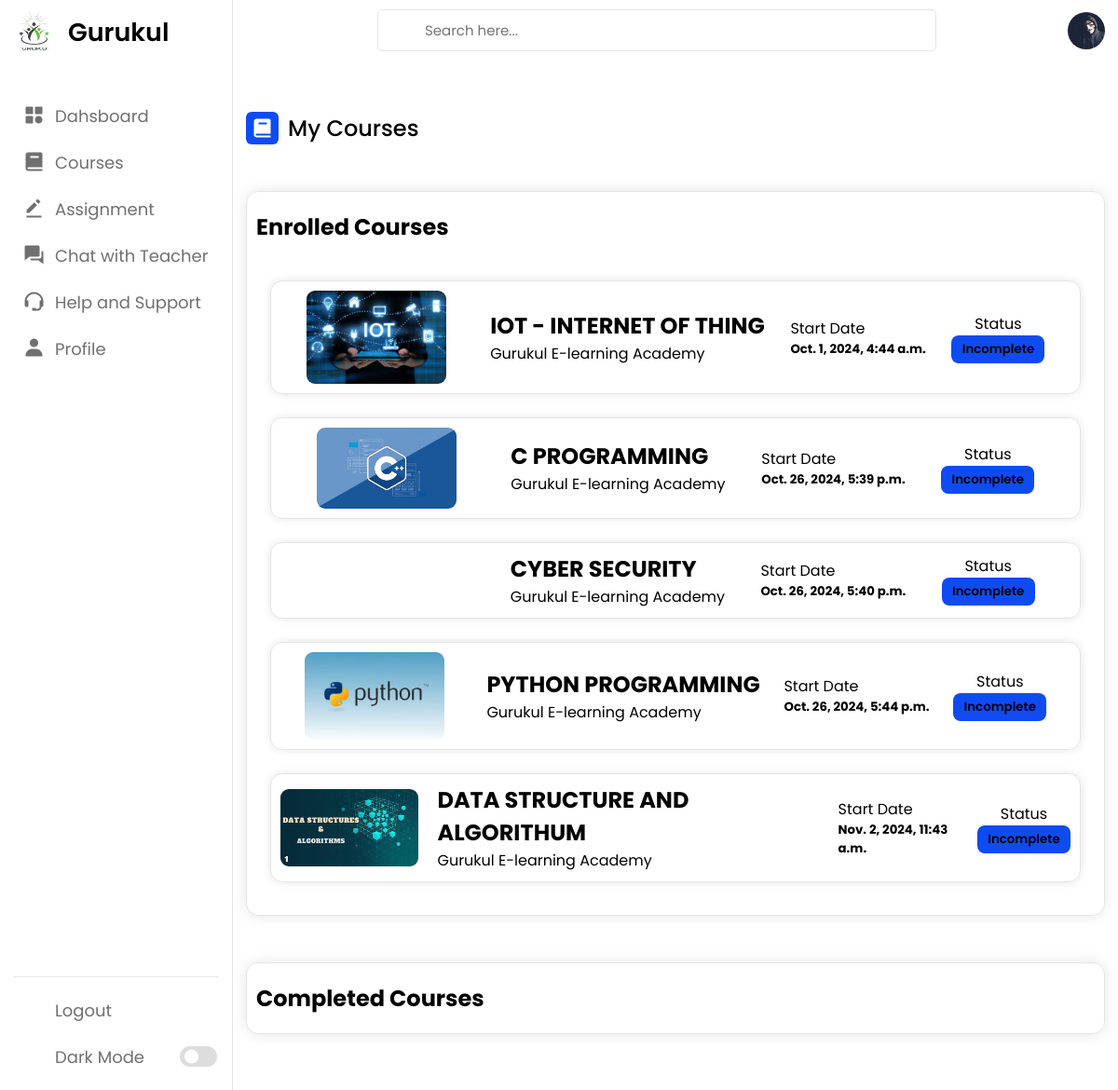
Before: /student/course/mycourse (signed in) with the older database file.
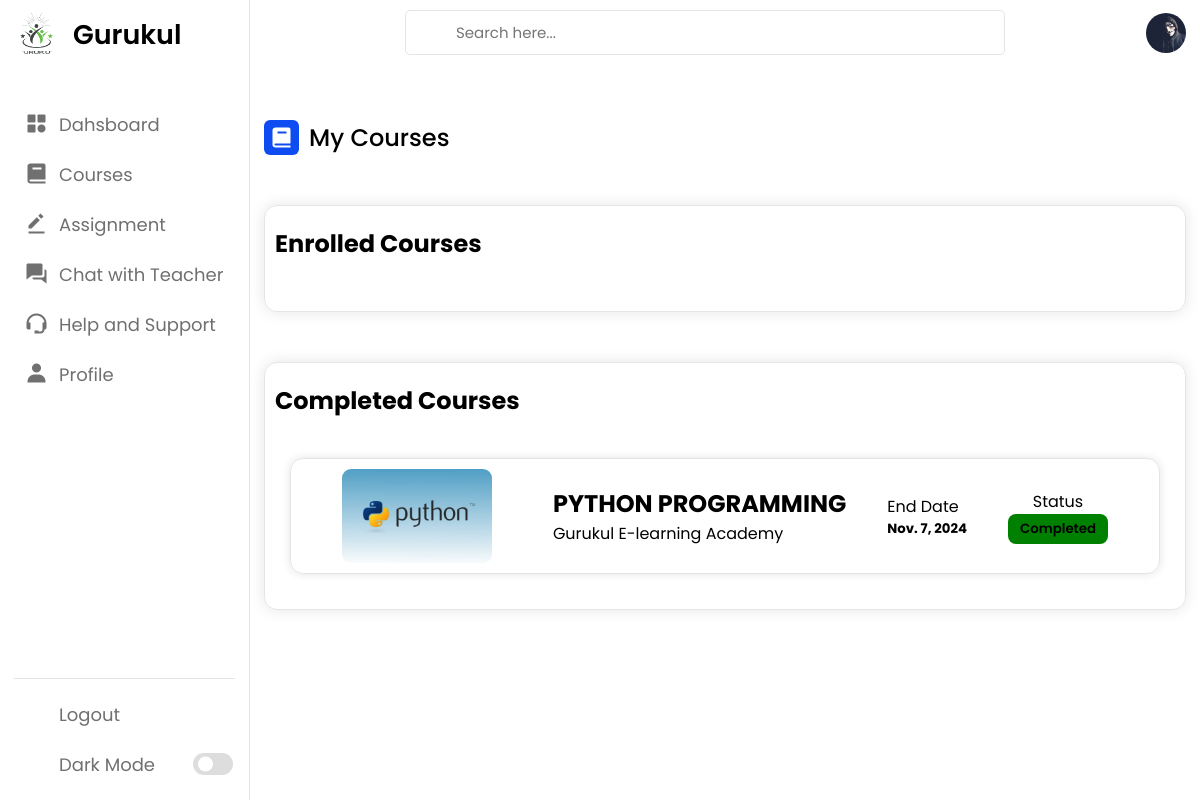
After: the same page with the newer database file.
### home/models.py (models this page shows, shortened)
class sign_up_table (models.Model):
    main = models.OneToOneField(User,on_delete= models.CASCADE)
    mobile = models.IntegerField()
    profile_pic = models.ImageField(upload_to='profiles',null=True,blank=True,default="photo")
    add = models.CharField(max_length=500,null=True,blank=True)
    city_name = models.CharField(max_length=100,null=True,blank=True)
    state =models.CharField(max_length=50,null=True,blank=True)
    pincode = models.CharField(max_length=120, null=True,blank=True,default="0")
    p_mobile = models.CharField(max_length=15,null=True,blank=True)
    qualification = models.CharField(max_length=200,null=True,blank=True)
    update_date = models.DateTimeField(auto_now=True,null=True)
    collge_name = models.CharField(max_length=200,null=True,blank=True)
    about_me = models.TextField(null=True,blank=True)
    ispaid = models.BooleanField(default=False)

class course(models.Model):
    product_name= models.CharField(max_length=200)
    price =models.CharField(max_length=100)
    img =models.ImageField(upload_to='img')
    duration =models.CharField(max_length=120)
    info= models.TextField()
    button =models.CharField(max_length=100,default="/log")
    teacher_name = models.CharField(max_length=200,null=True)
    rating = models.CharField(max_length=100,null=True)
    level = models.CharField(max_length=200,null=True)
    about_course = models.TextField(null=True)
    chapter1 = models.CharField(max_length=500,null=True)
    video1= models.FileField(upload_to='lecture_video/',null=True,blank=True)
    chapter2 = models.CharField(max_length=500,null=True)
    video2= models.FileField(upload_to='lecture_video/',null=True,blank=True)
    chapter3 = models.CharField(max_length=500,null=True)
    video3= models.FileField(upload_to='lecture_video/',null=True,blank=True)
    chapter4 = models.CharField(max_length=500,null=True)
    video4= models.FileField(upload_to='lecture_video/',null=True,blank=True)
    chapter5 = models.CharField(max_length=500,null=True)
    video5= models.FileField(upload_to='lecture_video/',null=True,blank=True)
    new_slug = AutoSlugField(populate_from='product_name',unique=True,null=True,default=None)

class completeCourse(models.Model):
    use = models.ForeignKey(User,on_delete=models.CASCADE)
    sub = models.ForeignKey(course,on_delete=models.CASCADE)
    is_complete = models.BooleanField(default=False)
    date = models.DateField(auto_now=True)

### student/models.py (models this page shows)
class usercourse(models.Model):
    user = models.ForeignKey(User,on_delete=models.CASCADE)
    sub = models.ForeignKey(course,on_delete=models.CASCADE)
    date = models.DateTimeField(auto_now=True)
    def __str__(self) -> str:
        return self.user.first_name+""+ self.sub.product_name

### student/views.py (the view)
# urls.py: path("/course/mycourse",views.mycourse,name="mycourse"),
def mycourse(request):
    new = course.objects.all()
    main = completeCourse.objects.filter(use=request.user)
    data = usercourse.objects.filter(user=request.user)
    pending = data.exclude(sub_id__in =main.values('sub_id'))
    print(pending)
    context ={
        "data":data,
        "main":main,
        "pending":pending
    }
    return render(request,"mycourse.html",context)

### templates/mycourse.html (shortened to what this page needs)
<!DOCTYPE html>
<html lang="en">
<head>
    <link rel="stylesheet" href="https://unicons.iconscout.com/release/v4.0.0/css/line.css">
    <link href='https://unpkg.com/boxicons@2.1.4/css/boxicons.min.css' rel='stylesheet'>
</head>
<body>
    <nav>
        <div class="logo-name">
            <div class="logo-image">
                <img src="/static/main.logo-1.png" alt="">
            </div>
            <span class="logo_name">Gurukul </span>
        </div>
        <div class="menu-items">
            <ul class="nav-links">
                <li><a href="/student/student">
                        <i class='bx bxs-category'></i>
                        <span class="link-name">Dahsboard</span>
                    </a></li>
                <li><a href="/student/course">
                        <i class='bx bxs-book'></i>
                        <span class="link-name">Courses</span>
                    </a></li>
                <li><a href="/student/assignment">
                        <i class='bx bxs-edit-alt'></i>
                        <span class="link-name">Assignment</span>
                    </a></li>
                <li><a href="/student/chat">
                        <i class='bx bxs-conversation'></i>
                        <span class="link-name">Chat with Teacher</span>
                    </a></li>
                <li><a href="/student/help">
                        <i class='bx bx-support'></i>
                        <span class="link-name">Help and Support</span>
                    </a></li>
                <li><a href="/student/profile">
                        <i class='bx bxs-user'></i>
                        <span class="link-name">Profile</span>
                    </a></li>
            </ul>
            <ul class="logout-mode">
                <li><a href="/log">
                        <i class="uil uil-signout"></i>
                        <span class="link-name">Logout</span>
                    </a></li>
                <li class="mode">
                    <a href="#">
                        <i class="uil uil-moon"></i>
                        <span class="link-name">Dark Mode</span>
                    </a>
                    <div class="mode-toggle">
                        <span class="switch"></span>
                    </div>
                </li>
            </ul>
        </div>
    </nav>
    <section class="dashboard">
        <div class="top">
            <div class="search-box">
                <input type="text" placeholder="Search here...">
            </div>
            <img src="{{user.sign_up_table.profile_pic.url}}" alt="">
        </div>
        <div class="dash-content">
            <div class="overview">
                <div class="title">
                    <i class='bx bxs-book'></i>
                    <span class="text">My Courses</span>
                </div>
            </div>
            <div class="enroll-course">
                <h1>Enrolled Courses</h1>
                <div class="course-card">
                    {% for i in pending %}
                    <div class="course-box">
                        <div class="course-img">
                            <img src="{{i.sub.img.url}}" alt="">
                        </div>
                        <div class="course-name">
                            <h2><a href="mycourse/temp/{{i.sub.new_slug}}"
                                    style="text-decoration: none;color:var(--text-color);">{{i.sub.product_name}}</a>
                            </h2>
                            <P>Gurukul E-learning Academy</P>
                        </div>
                        <div class="course-start-date">
                            <p>Start Date</p>
                            <h5>{{i.date}}</h5>
                        </div>
                        <div class="course-status" style="text-align: center;">
                            <p>Status</p>
                            <button>Incomplete</button>
                        </div>
                    </div>
                    {% endfor %}
                </div>
            </div>
            <div class="enroll-course">
                <h1>Completed Courses</h1>
                {% for i in main %}
                <div class="course-card">
                    <div class="course-box">
                        <div class="course-img">
                            <img src="{{i.sub.img.url}}" alt="">
                        </div>
                        <div class="course-name">
                            <h2>{{i.sub.product_name}}</h2>
                            <P>Gurukul E-learning Academy</P>
                        </div>
                        <div class="course-start-date">
                            <p>End Date</p>
                            <h5>{{i.date}}</h5>
                        </div>
                        <div class="course-status" style="text-align: center;">
                            <p>Status</p>
                            <button id="btn">Completed</button>
                        </div>
                    </div>
                </div>
                {% endfor %}
            </div>
        </div>
    </section>
</body>
</html>

Changed rows visible on the page:
removed usercourse: sub.img (picture), sub.product_name "IOT - INTERNET OF THING", date "Oct. 1, 2024, 4:44 a.m."
removed usercourse: sub.img (picture), sub.product_name "C PROGRAMMING", date "Oct. 26, 2024, 5:39 p.m."
removed usercourse: sub.product_name "CYBER SECURITY", date "Oct. 26, 2024, 5:40 p.m."
removed usercourse: sub.img (picture), sub.product_name "PYTHON PROGRAMMING", date "Oct. 26, 2024, 5:44 p.m."
removed usercourse: sub.img (picture), sub.product_name "DATA STRUCTURE AND ALGORITHUM", date "Nov. 2, 2024, 11:43 a.m."
added completeCourse: sub.img (picture), sub.product_name "PYTHON PROGRAMMING", date "Nov. 7, 2024"
